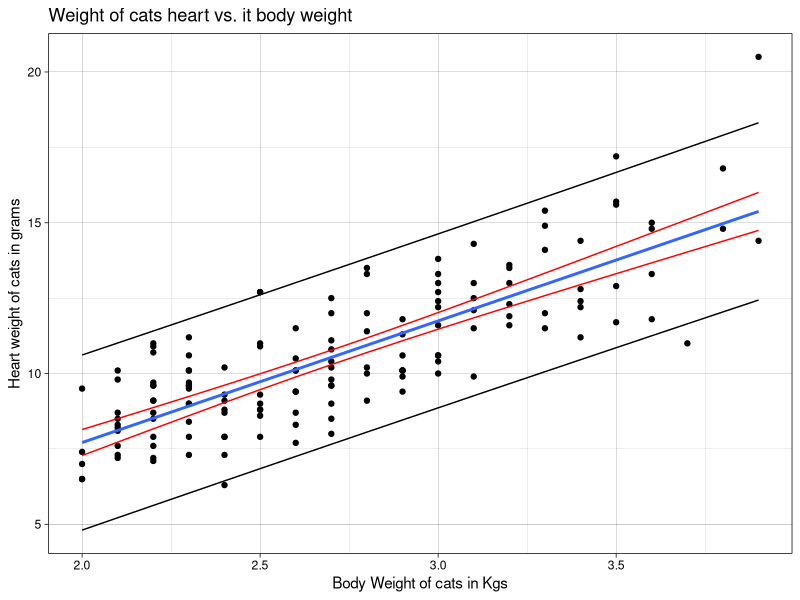
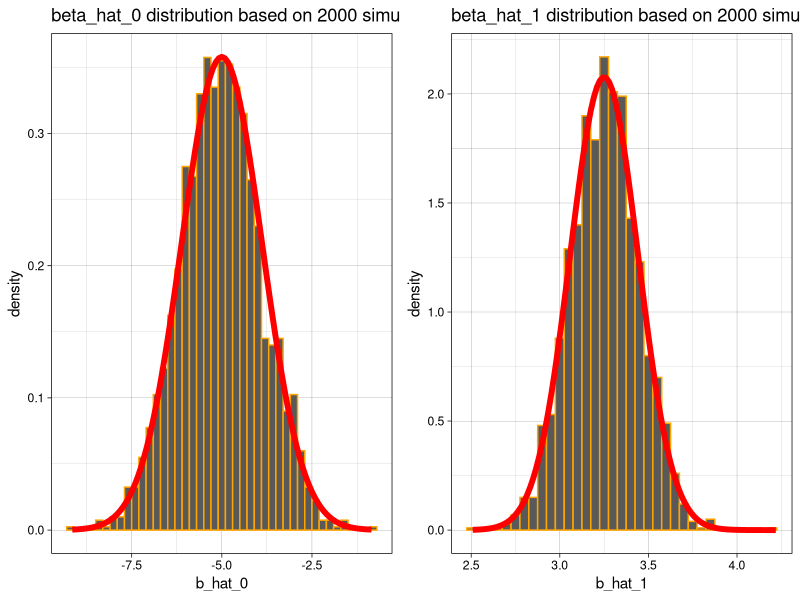

Generate these figures, in order, with R:
## ---- chunk 1
library(MASS)
cat_model <- lm(Hwt~Bwt, data = cats)
## ---- chunk 2
coef(summary(cat_model))[2,3]
## ---- chunk 3
coef(summary(cat_model))[2,4]

## ---- chunk 4
confint(cat_model, parm=c("Bwt"), level = .95)
## ---- chunk 5
confint(cat_model, parm=c("(Intercept)"), level = .9)

## ---- chunk 6
mean_bwt <- mean(cats$Bwt)
print(paste("mean body weight of the cat = ", mean_bwt))

m1  <- predict(cat_model, newdata = data.frame(Bwt=c(2.1, 2.8)),level = .9, interval = c("confidence"))

print(paste("Difference of ", 2.1, " body weight from mean body weight is = ", mean_bwt - 2.1))

print(paste("Difference of ", 2.8, " body weight from mean body weight is = ", mean_bwt - 2.8))

print(paste("Length of confidnece interval for body weight 2.1 is ", diff(c(m1[1,2],m1[1,3]))))

print(paste("Length of confidnece interval for body weight 2.8 is ", diff(c(m1[2,2],m1[2,3]))))

## ---- chunk 7
m2  <- predict(cat_model, newdata = data.frame(Bwt=c(2.8, 4.2)),level = .9, interval = c("prediction"))

print(paste("Based on 90% prediction interval, the heart weight for a body weight of 2.8 kgs will be between ", m2[1,2], "gms and ", m2[1,3], "gms"))


print(paste("Based on 90% prediction interval, the heart weight for a body weight of 4.2 kgs will be between ", m2[2,2], "gms and ", m2[2,3], "gms"))

## ---- chunk 8
library("ggplot2")

p <- ggplot(data=cats, aes(x=Bwt, y=Hwt)) + geom_point() +
  stat_smooth(method = lm, se=FALSE)+
  ggtitle("Weight of cats heart vs. it body weight") +
  xlab("Body Weight of cats in Kgs") +
  ylab("Heart weight of cats in grams") +
  theme_linedraw()

#simulate x data
x_sim <- seq(min(cats$Bwt), max(cats$Bwt),.1)

c_band <- predict(cat_model, newdata = data.frame(Bwt=x_sim),level = .95, interval = c("confidence"))

p_band <- predict(cat_model, newdata = data.frame(Bwt=x_sim),level = .95, interval = c("prediction"))

p <- p + geom_line(data=data.frame(x=x_sim,y=c(c_band[,2])), aes(x=x_sim, y=c(c_band[,2])), color="red")
p <- p + geom_line(data=data.frame(x=x_sim,y=c(c_band[,3])), aes(x=x_sim, y=c(c_band[,3])), color="red")
p <- p + geom_line(data=data.frame(x=x_sim,y=c(p_band[,2])), aes(x=x_sim, y=c(p_band[,2])))
p <- p + geom_line(data=data.frame(x=x_sim,y=c(p_band[,3])), aes(x=x_sim, y=c(p_band[,3])))
p 

## ---- chunk 9
null_beta_1 <- 4
b1_hat_se <- coef(summary(cat_model))[2,2]
b1_hat <- coef(summary(cat_model))[2,1]
## ---- chunk 10
(t_beta_1_is_4 <- (b1_hat-null_beta_1)/b1_hat_se)

## ---- chunk 11
(p_value <- 2*pt(t_beta_1_is_4, df=nrow(cats)-2, lower.tail=FALSE))
## ---- chunk 12
library(mlbench)
data(Ozone, package = "mlbench")
Ozone = Ozone[, c(4, 6, 7, 8)]
colnames(Ozone) = c("ozone", "wind", "humidity", "temp")
Ozone = Ozone[complete.cases(Ozone), ]
## ---- chunk 13
ozone_wind_model <- lm(ozone~wind, data = Ozone)
summary(ozone_wind_model)
## ---- chunk 14
coef(summary(ozone_wind_model))[2,3]
## ---- chunk 15
coef(summary(ozone_wind_model))[2,4]

## ---- chunk 16
ozone_temp_model <- lm(ozone~temp, data = Ozone)
summary(ozone_temp_model)
## ---- chunk 17
coef(summary(ozone_temp_model))[2,3]
## ---- chunk 18
coef(summary(ozone_temp_model))[2,4]

## ---- chunk 19
birthday = 19730321
set.seed(birthday)
n = 50
x = seq(0, 10, length = n)
## ---- chunk 20
simulate_data <- function(beta_0, beta_1, sd_error, x_values){
  epsilon <- rnorm(n=length(x_values), mean=0, sd = sd_error)
  y <- beta_0 + beta_1*x_values + epsilon
  return(data.frame(x= x_values, y=y))
}

# Create a function to simulate data n times and return the resulting beta_hat_0 and beta_hat_1 as a vector
Simulate_n_times_Get_Beta_hat_0_1_and_se <- function(num_simul, beta_0, beta_1, sd_error, x_values){
  
  beta_hat_0 <-  rep(0,num_simul)
  beta_hat_1 <-  rep(0,num_simul)
  se <-  rep(0,num_simul)

  for(i in 1:num_simul){
    sim_data_1 <- simulate_data(beta_0 = beta_0, beta_1 = beta_1, sd_error = sd_error, x_values = x_values)
    m1 <- lm(y~x,data=sim_data_1)
    
    beta_hat_0[i] <- coef(m1)[1]
    beta_hat_1[i] <- coef(m1)[2]
    se[i] <- coef(summary(m1))[2,2]
  }
  return(list(beta_hat_0=beta_hat_0, beta_hat_1=beta_hat_1, se=se))
}
## ---- chunk 21
beta_0 <- -5
beta_1 <- 3.25
sig <- sqrt(16)
ns <- 2000

b_0_1 <- Simulate_n_times_Get_Beta_hat_0_1_and_se(num_simul = ns, beta_0 = beta_0, beta_1 = beta_1, sd_error = sig, x_values = x)
b_hat_0 <- b_0_1$beta_hat_0
b_hat_1 <- b_0_1$beta_hat_1
## ---- chunk 22
# Calculate True standard deviation of beta_0 and beta_1
Sxx <- sum((x-mean(x))^2)
var_beta_0_hat <- sig^2 * (1/n + (mean(x)^2 / Sxx))
var_beta_1_hat <- sig^2 / Sxx

true_expected_give_x <- list(beta_hat_0=beta_0, beta_hat_1=beta_1)
mean_of_simulated <- list(beta_hat_0=mean(b_hat_0), beta_hat_1=mean(b_hat_1))
true_sd_given_x <- list(beta_hat_0=sqrt(var_beta_0_hat), beta_hat_1=sqrt(var_beta_1_hat))
sd_of_simulated <- list(beta_hat_0=sd(b_hat_0), beta_hat_1=sd(b_hat_1))

library("data.table")

knitr::kable(data.frame(
  rbindlist(list("true expected value given the known values of x"=true_expected_give_x,
            "mean of the simulated values"=mean_of_simulated, 
            "true standard deviation given the known values of x"=true_sd_given_x,
            "standard deviation of the simulated values"=sd_of_simulated), 
            use.names = TRUE, idcol = "Description")), 
            format="markdown")

## ---- chunk 23
library(ggplot2)

b0 <- ggplot(data.frame(b_hat_0), aes(x=b_hat_0)) + 
    geom_histogram(aes(y=stat(density),color=I("orange")), binwidth = .2) +
    ggtitle("beta_hat_0 distribution based on 2000 simulations") +
    theme_linedraw() +
    stat_function(fun = dnorm, args = list(mean = beta_0, sd = sqrt(var_beta_0_hat)), col="red", size=2)

b1 <- ggplot(data.frame(b_hat_1), aes(x=b_hat_1)) + 
    geom_histogram(aes(y=stat(density),color=I("orange")), binwidth = .05) +
    ggtitle("beta_hat_1 distribution based on 2000 simulations") +
    theme_linedraw() +
    stat_function(fun = dnorm, args = list(mean = beta_1, sd = sqrt(var_beta_1_hat)), col="red", size=2)

library("gridExtra")
grid.arrange(b0, b1, ncol=2)

#Todo - is the curve and code fine?
## ---- chunk 24
birthday = 19730321
set.seed(birthday)
n = 25
x = seq(0, 2.5, length = n)
## ---- chunk 25
beta_0 <- 5
beta_1 <- 2
sig <-  sqrt(9)
ns <- 2500

b_1_se <- Simulate_n_times_Get_Beta_hat_0_1_and_se(num_simul = ns, beta_0 = beta_0, beta_1 = beta_1, sd_error = sig, x_values = x)

b_hat_1 <- b_1_se$beta_hat_1
b_se <- b_1_se$se
